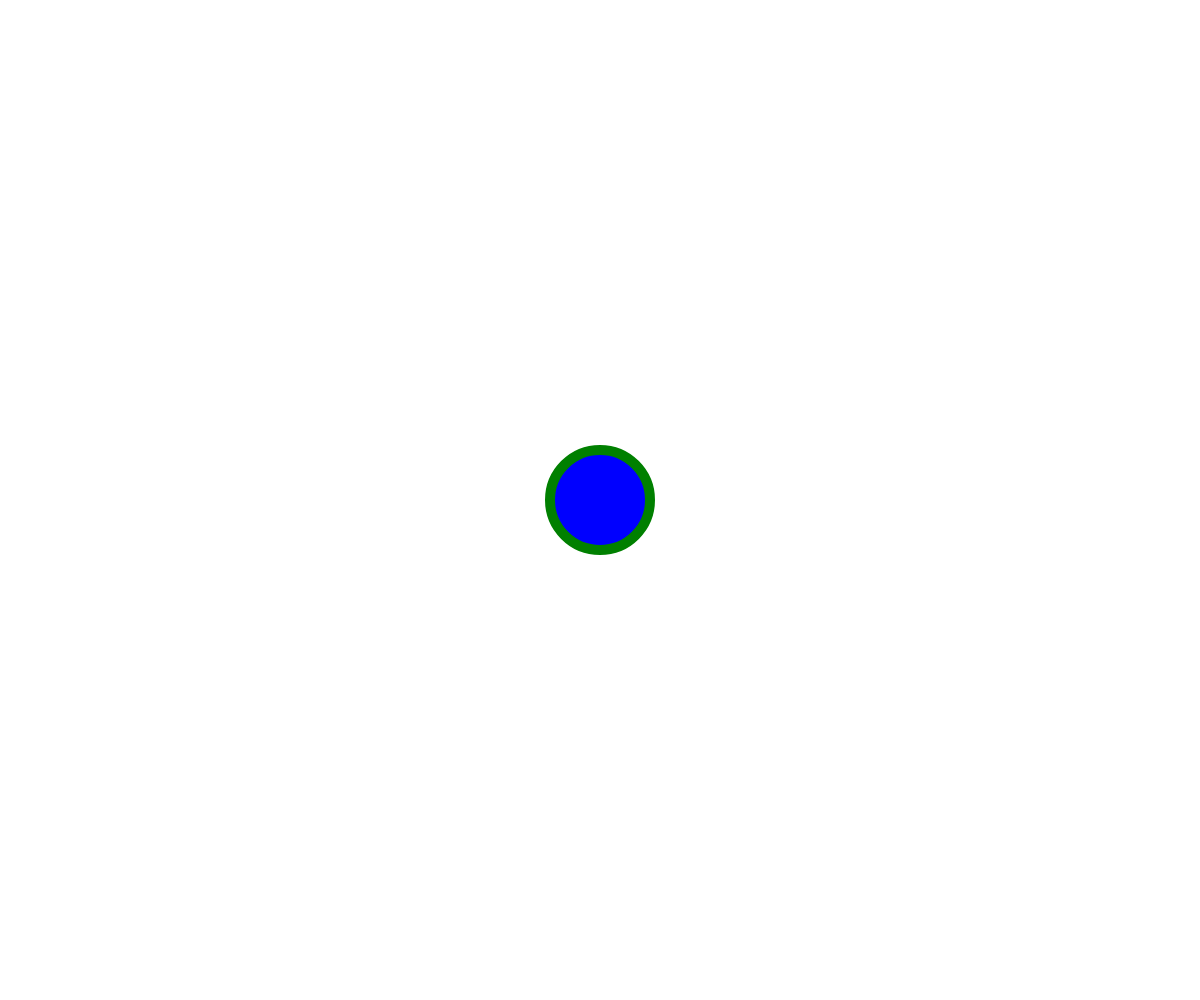
Frame 1 (no input)
Frame 2 (the mouse pressed at the canvas centre, redrawn once): identical to frame 1, image omitted

The p5.js sketch that drew this single still picture (run headless with seeded random() and noise() and a simulated clock; the mouse was pressed at the canvas centre and the sketch redrawn once):

// p5.js sketch
// ── sketch.js
"use strict"

function setup(){
	createCanvas(windowWidth, windowHeight);
	angleMode(DEGREES);
	noLoop();
	noSmooth();
}

function draw(){
	background("white");

	fill("blue");
	stroke("green");
	strokeWeight(10);
	circle(width/2, height/2, 100);
}
